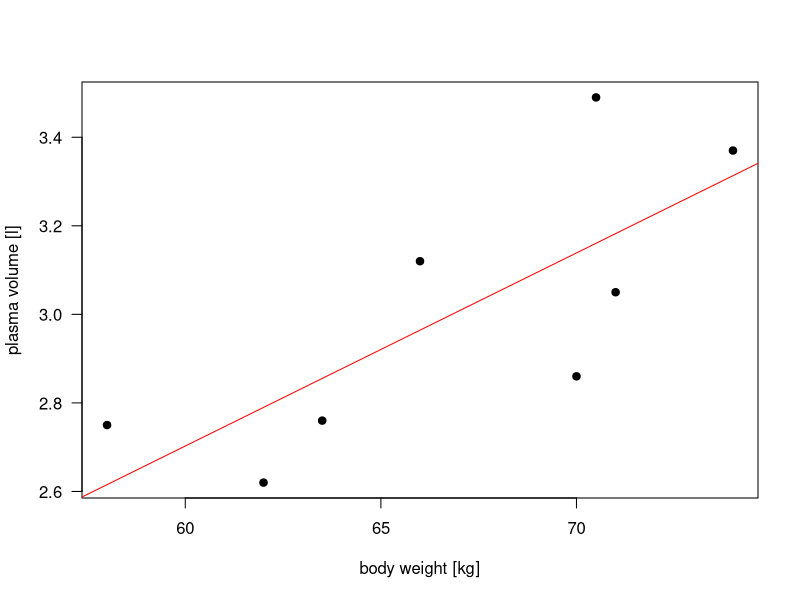

Write the R code that produced this figure.
## ---- chunk 1

weight <- c(58, 70, 74, 63.5, 62.0, 70.5, 71.0, 66.0) # body weight (kg)
plasma <- c(2.75, 2.86, 3.37, 2.76, 2.62, 3.49, 3.05, 3.12) # plasma volume (liters)
## ---- chunk 2

plot(weight, plasma, pch=19, las=1, xlab = "body weight [kg]", ylab="plasma volume [l]")
abline(lm(plasma~weight), col="red") # regression line

## ---- chunk 3
knitr::opts_chunk$set(echo = TRUE)
## ---- chunk 4

weight=c(58, 70, 74, 63.5, 62.0, 70.5, 71.0, 66.0) # body weight (kg)
plasma <- c(2.75, 2.86, 3.37, 2.76, 2.62, 3.49, 3.05, 3.12) # plasma volume (liters)

# correlation 
cor(weight, plasma)

# linear regression
x <- weight
y <- plasma
model <- lm(y~x)
summary(model)

# prediction
y.hat <- predict(model)

n=length(x)
RSS <- sum((y.hat-y)^2)
RSE <- sqrt(RSS/(n-2))

s <- sqrt((sum((y-mean(y))^2) - (model$coefficients[2])^2*sum((x-mean(x))^2))/(n-2))
se.1 <-s/sqrt(sum((x-mean(x))^2))
se.1

se.0 <- s*sqrt((1/n + mean(x)^2/(sum((x-mean(x))^2))))
se.0


#             Estimate Std. Error t value Pr(>|t|)  
# (Intercept)  0.08572    1.02400   0.084   0.9360  
# x            0.04362    0.01527   2.857   0.0289 *
